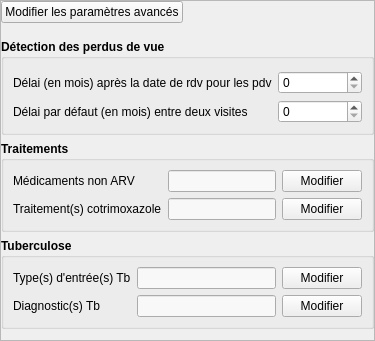
      <widget class="QFrame" name="advanced_frame">
       <property name="frameShape">
        <enum>QFrame::StyledPanel</enum>
       </property>
       <property name="frameShadow">
        <enum>QFrame::Raised</enum>
       </property>
       <layout class="QVBoxLayout" name="verticalLayout_5">
        <property name="sizeConstraint">
         <enum>QLayout::SetMinAndMaxSize</enum>
        </property>
        <property name="leftMargin">
         <number>0</number>
        </property>
        <property name="topMargin">
         <number>0</number>
        </property>
        <property name="rightMargin">
         <number>0</number>
        </property>
        <item>
         <layout class="QHBoxLayout" name="horizontalLayout_10">
          <property name="bottomMargin">
           <number>10</number>
          </property>
          <item>
           <widget class="QPushButton" name="modify_advanced_pushbutton">
            <property name="text">
             <string>Modifier les paramètres avancés</string>
            </property>
            <property name="checkable">
             <bool>true</bool>
            </property>
            <property name="autoExclusive">
             <bool>false</bool>
            </property>
           </widget>
          </item>
          <item>
           <spacer name="horizontalSpacer_2">
            <property name="orientation">
             <enum>Qt::Horizontal</enum>
            </property>
            <property name="sizeHint" stdset="0">
             <size>
              <width>40</width>
              <height>20</height>
             </size>
            </property>
           </spacer>
          </item>
         </layout>
        </item>
        <item>
         <widget class="QGroupBox" name="pdv_group">
          <property name="font">
           <font>
            <weight>75</weight>
            <italic>false</italic>
            <bold>true</bold>
           </font>
          </property>
          <property name="title">
           <string>Détection des perdus de vue</string>
          </property>
          <layout class="QFormLayout" name="formLayout_2">
           <property name="topMargin">
            <number>12</number>
           </property>
           <item row="0" column="0">
            <widget class="QLabel" name="label_3">
             <property name="font">
              <font>
               <weight>50</weight>
               <bold>false</bold>
              </font>
             </property>
             <property name="text">
              <string>Délai (en mois) après la date de rdv pour les pdv</string>
             </property>
            </widget>
           </item>
           <item row="0" column="1">
            <widget class="QSpinBox" name="pdv_delay_spin">
             <property name="font">
              <font>
               <weight>50</weight>
               <bold>false</bold>
              </font>
             </property>
            </widget>
           </item>
           <item row="1" column="0">
            <widget class="QLabel" name="label_4">
             <property name="font">
              <font>
               <weight>50</weight>
               <bold>false</bold>
              </font>
             </property>
             <property name="text">
              <string>Délai par défaut (en mois) entre deux visites</string>
             </property>
            </widget>
           </item>
           <item row="1" column="1">
            <widget class="QSpinBox" name="default_visit_offset_spin">
             <property name="font">
              <font>
               <weight>50</weight>
               <bold>false</bold>
              </font>
             </property>
            </widget>
           </item>
          </layout>
         </widget>
        </item>
        <item>
         <widget class="QGroupBox" name="treatment_group">
          <property name="font">
           <font>
            <weight>75</weight>
            <italic>false</italic>
            <bold>true</bold>
           </font>
          </property>
          <property name="title">
           <string>Traitements</string>
          </property>
          <layout class="QFormLayout" name="formLayout_3">
           <item row="0" column="0">
            <widget class="QLabel" name="label_5">
             <property name="font">
              <font>
               <weight>50</weight>
               <bold>false</bold>
              </font>
             </property>
             <property name="text">
              <string>Médicaments non ARV</string>
             </property>
            </widget>
           </item>
           <item row="0" column="1">
            <layout class="QHBoxLayout" name="horizontalLayout_5">
             <item>
              <widget class="QLineEdit" name="non_arv_lineedit">
               <property name="palette">
                <palette>
                 <active>
                  <colorrole role="WindowText">
                   <brush brushstyle="SolidPattern">
                    <color alpha="255">
                     <red>139</red>
                     <green>139</green>
                     <blue>139</blue>
                    </color>
                   </brush>
                  </colorrole>
                  <colorrole role="Text">
                   <brush brushstyle="SolidPattern">
                    <color alpha="255">
                     <red>97</red>
                     <green>97</green>
                     <blue>97</blue>
                    </color>
                   </brush>
                  </colorrole>
                  <colorrole role="Base">
                   <brush brushstyle="SolidPattern">
                    <color alpha="255">
                     <red>248</red>
                     <green>248</green>
                     <blue>248</blue>
                    </color>
                   </brush>
                  </colorrole>
                 </active>
                 <inactive>
                  <colorrole role="WindowText">
                   <brush brushstyle="SolidPattern">
                    <color alpha="255">
                     <red>139</red>
                     <green>139</green>
                     <blue>139</blue>
                    </color>
                   </brush>
                  </colorrole>
                  <colorrole role="Text">
                   <brush brushstyle="SolidPattern">
                    <color alpha="255">
                     <red>97</red>
                     <green>97</green>
                     <blue>97</blue>
                    </color>
                   </brush>
                  </colorrole>
                  <colorrole role="Base">
                   <brush brushstyle="SolidPattern">
                    <color alpha="255">
                     <red>248</red>
                     <green>248</green>
                     <blue>248</blue>
                    </color>
                   </brush>
                  </colorrole>
                 </inactive>
                 <disabled>
                  <colorrole role="WindowText">
                   <brush brushstyle="SolidPattern">
                    <color alpha="255">
                     <red>120</red>
                     <green>120</green>
                     <blue>120</blue>
                    </color>
                   </brush>
                  </colorrole>
                  <colorrole role="Text">
                   <brush brushstyle="SolidPattern">
                    <color alpha="255">
                     <red>120</red>
                     <green>120</green>
                     <blue>120</blue>
                    </color>
                   </brush>
                  </colorrole>
                  <colorrole role="Base">
                   <brush brushstyle="SolidPattern">
                    <color alpha="255">
                     <red>240</red>
                     <green>240</green>
                     <blue>240</blue>
                    </color>
                   </brush>
                  </colorrole>
                 </disabled>
                </palette>
               </property>
               <property name="font">
                <font>
                 <weight>50</weight>
                 <bold>false</bold>
                </font>
               </property>
               <property name="readOnly">
                <bool>true</bool>
               </property>
              </widget>
             </item>
             <item>
              <widget class="QPushButton" name="modify_non_arv_button">
               <property name="font">
                <font>
                 <weight>50</weight>
                 <bold>false</bold>
                </font>
               </property>
               <property name="text">
                <string>Modifier</string>
               </property>
              </widget>
             </item>
            </layout>
           </item>
           <item row="1" column="0">
            <widget class="QLabel" name="label_6">
             <property name="font">
              <font>
               <weight>50</weight>
               <bold>false</bold>
              </font>
             </property>
             <property name="text">
              <string>Traitement(s) cotrimoxazole</string>
             </property>
            </widget>
           </item>
           <item row="1" column="1">
            <layout class="QHBoxLayout" name="horizontalLayout_6">
             <item>
              <widget class="QLineEdit" name="ctx_lineedit">
               <property name="palette">
                <palette>
                 <active>
                  <colorrole role="WindowText">
                   <brush brushstyle="SolidPattern">
                    <color alpha="255">
                     <red>139</red>
                     <green>139</green>
                     <blue>139</blue>
                    </color>
                   </brush>
                  </colorrole>
                  <colorrole role="Text">
                   <brush brushstyle="SolidPattern">
                    <color alpha="255">
                     <red>97</red>
                     <green>97</green>
                     <blue>97</blue>
                    </color>
                   </brush>
                  </colorrole>
                  <colorrole role="Base">
                   <brush brushstyle="SolidPattern">
                    <color alpha="255">
                     <red>248</red>
                     <green>248</green>
                     <blue>248</blue>
                    </color>
                   </brush>
                  </colorrole>
                 </active>
                 <inactive>
                  <colorrole role="WindowText">
                   <brush brushstyle="SolidPattern">
                    <color alpha="255">
                     <red>139</red>
                     <green>139</green>
                     <blue>139</blue>
                    </color>
                   </brush>
                  </colorrole>
                  <colorrole role="Text">
                   <brush brushstyle="SolidPattern">
                    <color alpha="255">
                     <red>97</red>
                     <green>97</green>
                     <blue>97</blue>
                    </color>
                   </brush>
                  </colorrole>
                  <colorrole role="Base">
                   <brush brushstyle="SolidPattern">
                    <color alpha="255">
                     <red>248</red>
                     <green>248</green>
                     <blue>248</blue>
                    </color>
                   </brush>
                  </colorrole>
                 </inactive>
                 <disabled>
                  <colorrole role="WindowText">
                   <brush brushstyle="SolidPattern">
                    <color alpha="255">
                     <red>120</red>
                     <green>120</green>
                     <blue>120</blue>
                    </color>
                   </brush>
                  </colorrole>
                  <colorrole role="Text">
                   <brush brushstyle="SolidPattern">
                    <color alpha="255">
                     <red>120</red>
                     <green>120</green>
                     <blue>120</blue>
                    </color>
                   </brush>
                  </colorrole>
                  <colorrole role="Base">
                   <brush brushstyle="SolidPattern">
                    <color alpha="255">
                     <red>240</red>
                     <green>240</green>
                     <blue>240</blue>
                    </color>
                   </brush>
                  </colorrole>
                 </disabled>
                </palette>
               </property>
               <property name="font">
                <font>
                 <weight>50</weight>
                 <bold>false</bold>
                </font>
               </property>
               <property name="readOnly">
                <bool>true</bool>
               </property>
              </widget>
             </item>
             <item>
              <widget class="QPushButton" name="modify_ctx_button">
               <property name="font">
                <font>
                 <weight>50</weight>
                 <bold>false</bold>
                </font>
               </property>
               <property name="text">
                <string>Modifier</string>
               </property>
              </widget>
             </item>
            </layout>
           </item>
          </layout>
         </widget>
        </item>
        <item>
         <widget class="QGroupBox" name="tb_group">
          <property name="font">
           <font>
            <weight>75</weight>
            <italic>false</italic>
            <bold>true</bold>
           </font>
          </property>
          <property name="title">
           <string>Tuberculose</string>
          </property>
          <layout class="QFormLayout" name="formLayout_4">
           <item row="0" column="0">
            <widget class="QLabel" name="label_7">
             <property name="font">
              <font>
               <weight>50</weight>
               <bold>false</bold>
              </font>
             </property>
             <property name="text">
              <string>Type(s) d'entrée(s) Tb</string>
             </property>
            </widget>
           </item>
           <item row="0" column="1">
            <layout class="QHBoxLayout" name="horizontalLayout_7">
             <item>
              <widget class="QLineEdit" name="entry_tb_lineedit">
               <property name="palette">
                <palette>
                 <active>
                  <colorrole role="WindowText">
                   <brush brushstyle="SolidPattern">
                    <color alpha="255">
                     <red>139</red>
                     <green>139</green>
                     <blue>139</blue>
                    </color>
                   </brush>
                  </colorrole>
                  <colorrole role="Text">
                   <brush brushstyle="SolidPattern">
                    <color alpha="255">
                     <red>97</red>
                     <green>97</green>
                     <blue>97</blue>
                    </color>
                   </brush>
                  </colorrole>
                  <colorrole role="Base">
                   <brush brushstyle="SolidPattern">
                    <color alpha="255">
                     <red>248</red>
                     <green>248</green>
                     <blue>248</blue>
                    </color>
                   </brush>
                  </colorrole>
                 </active>
                 <inactive>
                  <colorrole role="WindowText">
                   <brush brushstyle="SolidPattern">
                    <color alpha="255">
                     <red>139</red>
                     <green>139</green>
                     <blue>139</blue>
                    </color>
                   </brush>
                  </colorrole>
                  <colorrole role="Text">
                   <brush brushstyle="SolidPattern">
                    <color alpha="255">
                     <red>97</red>
                     <green>97</green>
                     <blue>97</blue>
                    </color>
                   </brush>
                  </colorrole>
                  <colorrole role="Base">
                   <brush brushstyle="SolidPattern">
                    <color alpha="255">
                     <red>248</red>
                     <green>248</green>
                     <blue>248</blue>
                    </color>
                   </brush>
                  </colorrole>
                 </inactive>
                 <disabled>
                  <colorrole role="WindowText">
                   <brush brushstyle="SolidPattern">
                    <color alpha="255">
                     <red>120</red>
                     <green>120</green>
                     <blue>120</blue>
                    </color>
                   </brush>
                  </colorrole>
                  <colorrole role="Text">
                   <brush brushstyle="SolidPattern">
                    <color alpha="255">
                     <red>120</red>
                     <green>120</green>
                     <blue>120</blue>
                    </color>
                   </brush>
                  </colorrole>
                  <colorrole role="Base">
                   <brush brushstyle="SolidPattern">
                    <color alpha="255">
                     <red>240</red>
                     <green>240</green>
                     <blue>240</blue>
                    </color>
                   </brush>
                  </colorrole>
                 </disabled>
                </palette>
               </property>
               <property name="font">
                <font>
                 <weight>50</weight>
                 <bold>false</bold>
                </font>
               </property>
               <property name="readOnly">
                <bool>true</bool>
               </property>
              </widget>
             </item>
             <item>
              <widget class="QPushButton" name="modify_entry_tb_button">
               <property name="font">
                <font>
                 <weight>50</weight>
                 <bold>false</bold>
                </font>
               </property>
               <property name="text">
                <string>Modifier</string>
               </property>
              </widget>
             </item>
            </layout>
           </item>
           <item row="1" column="0">
            <widget class="QLabel" name="label_8">
             <property name="font">
              <font>
               <weight>50</weight>
               <bold>false</bold>
              </font>
             </property>
             <property name="text">
              <string>Diagnostic(s) Tb</string>
             </property>
            </widget>
           </item>
           <item row="1" column="1">
            <layout class="QHBoxLayout" name="horizontalLayout_8">
             <item>
              <widget class="QLineEdit" name="diag_tb_lineedit">
               <property name="palette">
                <palette>
                 <active>
                  <colorrole role="WindowText">
                   <brush brushstyle="SolidPattern">
                    <color alpha="255">
                     <red>139</red>
                     <green>139</green>
                     <blue>139</blue>
                    </color>
                   </brush>
                  </colorrole>
                  <colorrole role="Text">
                   <brush brushstyle="SolidPattern">
                    <color alpha="255">
                     <red>97</red>
                     <green>97</green>
                     <blue>97</blue>
                    </color>
                   </brush>
                  </colorrole>
                  <colorrole role="Base">
                   <brush brushstyle="SolidPattern">
                    <color alpha="255">
                     <red>248</red>
                     <green>248</green>
                     <blue>248</blue>
                    </color>
                   </brush>
                  </colorrole>
                 </active>
                 <inactive>
                  <colorrole role="WindowText">
                   <brush brushstyle="SolidPattern">
                    <color alpha="255">
                     <red>139</red>
                     <green>139</green>
                     <blue>139</blue>
                    </color>
                   </brush>
                  </colorrole>
                  <colorrole role="Text">
                   <brush brushstyle="SolidPattern">
                    <color alpha="255">
                     <red>97</red>
                     <green>97</green>
                     <blue>97</blue>
                    </color>
                   </brush>
                  </colorrole>
                  <colorrole role="Base">
                   <brush brushstyle="SolidPattern">
                    <color alpha="255">
                     <red>248</red>
                     <green>248</green>
                     <blue>248</blue>
                    </color>
                   </brush>
                  </colorrole>
                 </inactive>
                 <disabled>
                  <colorrole role="WindowText">
                   <brush brushstyle="SolidPattern">
                    <color alpha="255">
                     <red>120</red>
                     <green>120</green>
                     <blue>120</blue>
                    </color>
                   </brush>
                  </colorrole>
                  <colorrole role="Text">
                   <brush brushstyle="SolidPattern">
                    <color alpha="255">
                     <red>120</red>
                     <green>120</green>
                     <blue>120</blue>
                    </color>
                   </brush>
                  </colorrole>
                  <colorrole role="Base">
                   <brush brushstyle="SolidPattern">
                    <color alpha="255">
                     <red>240</red>
                     <green>240</green>
                     <blue>240</blue>
                    </color>
                   </brush>
                  </colorrole>
                 </disabled>
                </palette>
               </property>
               <property name="font">
                <font>
                 <weight>50</weight>
                 <bold>false</bold>
                </font>
               </property>
               <property name="readOnly">
                <bool>true</bool>
               </property>
              </widget>
             </item>
             <item>
              <widget class="QPushButton" name="modify_diag_tb_button">
               <property name="font">
                <font>
                 <weight>50</weight>
                 <bold>false</bold>
                </font>
               </property>
               <property name="text">
                <string>Modifier</string>
               </property>
              </widget>
             </item>
            </layout>
           </item>
          </layout>
         </widget>
        </item>
       </layout>
      </widget>
